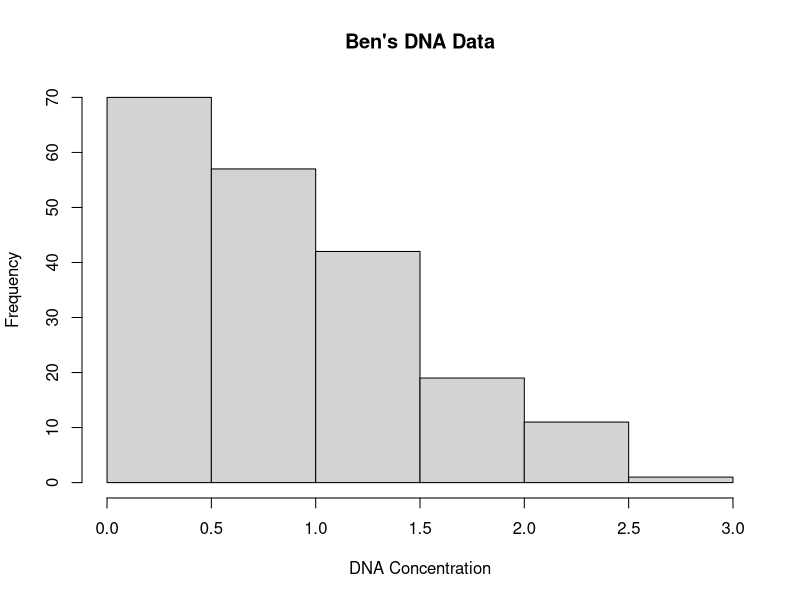
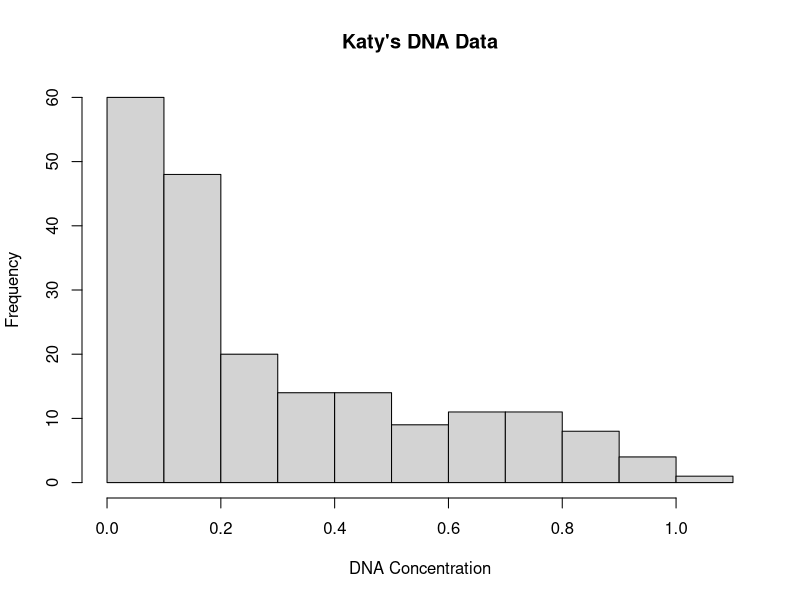
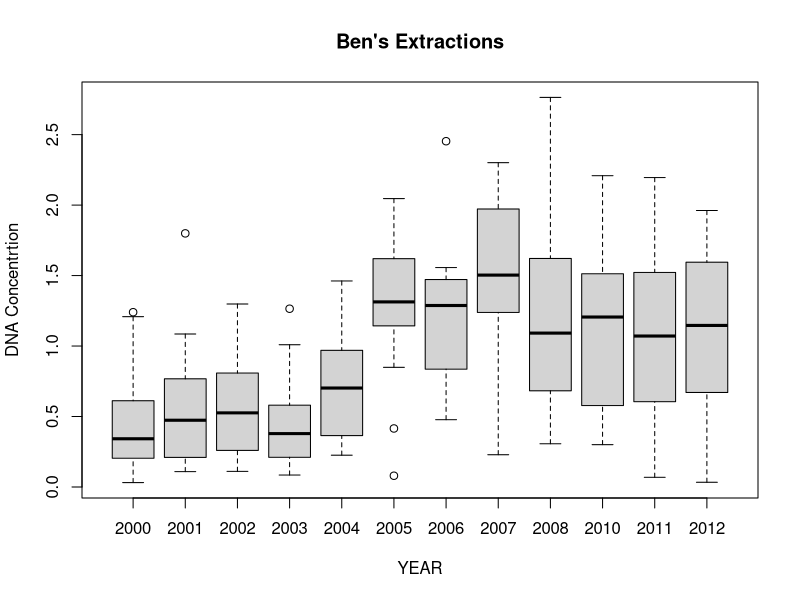
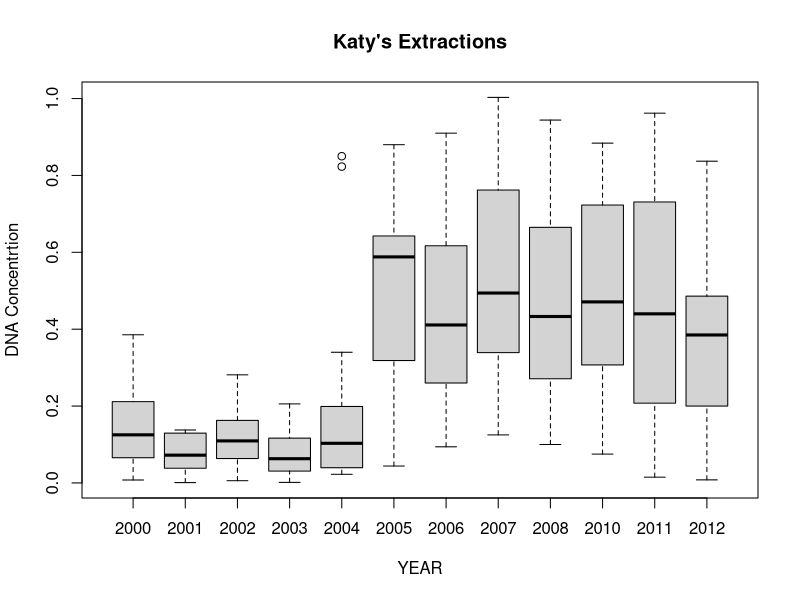
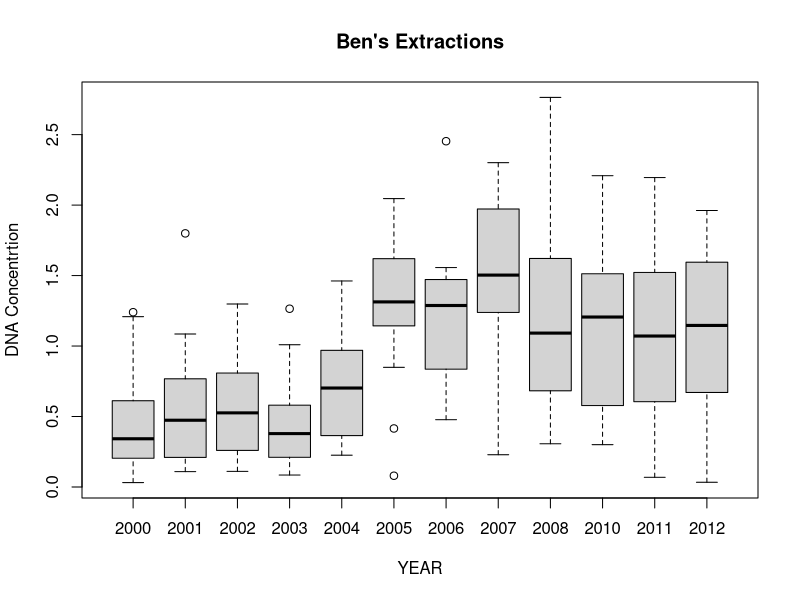
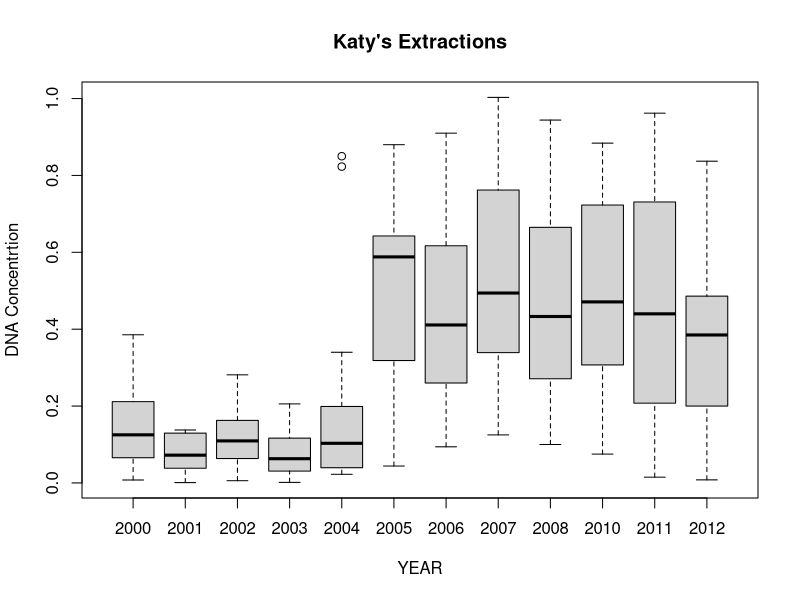

Source code (R) for these figures, in order:


#### Task One ####

DNA_CONC_DATA<- read.csv("DNA_Conc_by_Extraction_Date.csv")

hist(x=DNA_CONC_DATA$DNA_Concentration_Ben,
     xlab= "DNA Concentration", main= "Ben's DNA Data")

hist(x=DNA_CONC_DATA$DNA_Concentration_Katy,
     xlab= "DNA Concentration", main= "Katy's DNA Data")

#### Task Two ####

boxplot(DNA_CONC_DATA$DNA_Concentration_Ben~DNA_CONC_DATA$Year_Collected,
        data=DNA_CONC_DATA, main= "Ben's Extractions", ylab="DNA Concentrtion", xlab= "YEAR")

boxplot(DNA_CONC_DATA$DNA_Concentration_Katy~DNA_CONC_DATA$Year_Collected,
        data=DNA_CONC_DATA, main= "Katy's Extractions", ylab="DNA Concentrtion", xlab= "YEAR")

### Task Three ####

jpeg("CRAGUN_Plot1.jpeg")

boxplot(DNA_CONC_DATA$DNA_Concentration_Ben~DNA_CONC_DATA$Year_Collected,
        data=DNA_CONC_DATA, main= "Ben's Extractions", ylab="DNA Concentrtion",
        xlab= "YEAR")

dev.off()

jpeg("CRAGUN_Plot2.jpeg")

boxplot(DNA_CONC_DATA$DNA_Concentration_Katy~DNA_CONC_DATA$Year_Collected,
        data=DNA_CONC_DATA, main= "Katy's Extractions", ylab="DNA Concentrtion",
        xlab= "YEAR")

dev.off()

#### Task Four ####
# Take a look at Ben's concentrations vs Katy's concentrations. You can do this 
#however you like... with a plot or with summary stats or both.
#It looks like Ben had consistently higher DNA yields than Katy did...
#but surely it wasn't uniformly better, right? With some samples, he only had 
#a marginal improvement over Katy
#With other samples, he had a relatively massive improvement over her.
#Your task here is to write some code that tells us: in which extraction YEAR, 
#was Ben's performance the lowest RELATIVE TO Katy's performance?


summary(DNA_CONC_DATA$DNA_Concentration_Ben)
summary(DNA_CONC_DATA$DNA_Concentration_Katy)


##### Task Five ####

Downstairs <-  DNA_CONC_DATA[DNA_CONC_DATA$Lab == "Downstairs",]

as.Date(Downstairs$Date_Collected)


#### Task Six #### 

BensData <- DNA_CONC_DATA[,-4]
Year <- BensData$Year_Collected

